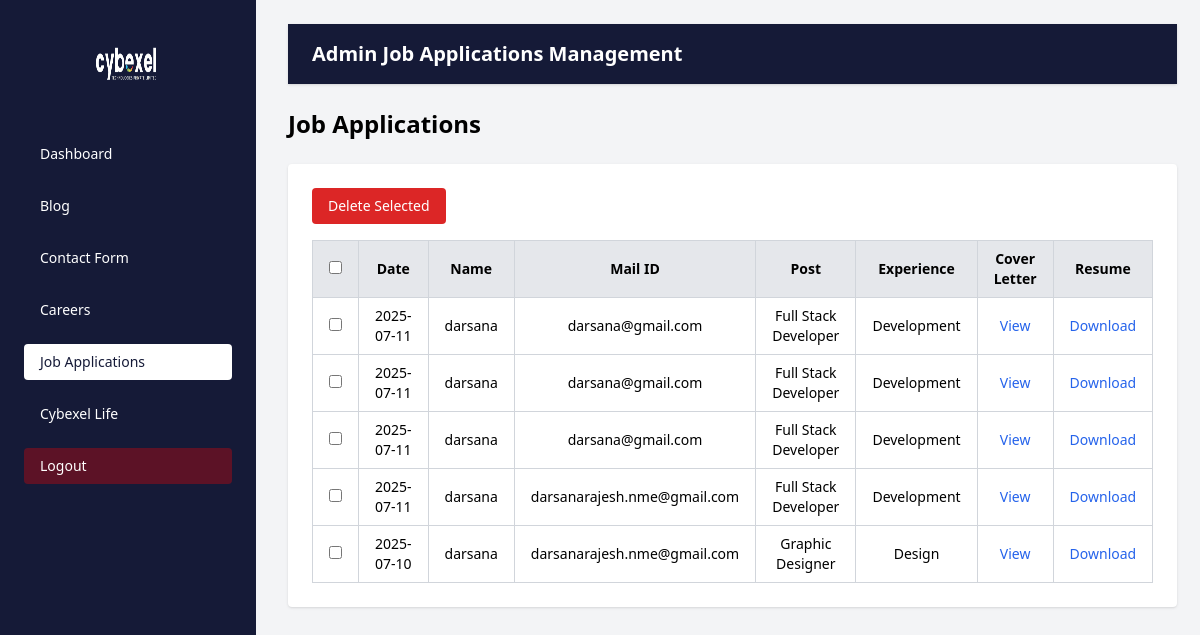
The page /admin_job_applications/ on the database as committed earlier.
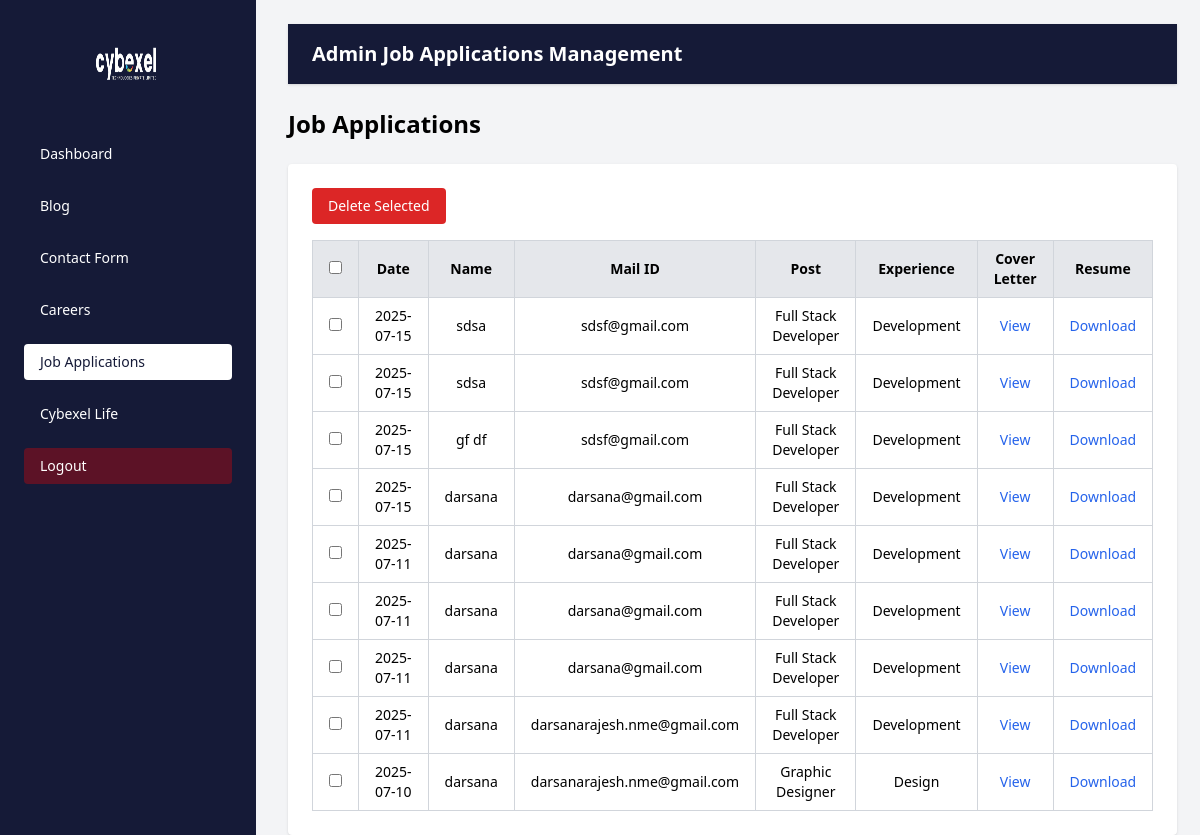
The same page on the database as committed later.
### cybexelapp/models.py (models this page shows, shortened)
class JobApplication(models.Model):
    department = models.ForeignKey(Department, on_delete=models.SET_NULL, null=True)
    position = models.CharField(max_length=255)
    label = models.CharField(max_length=255)
    name = models.CharField(max_length=255)
    email = models.EmailField()
    cover_letter = models.TextField(blank=True)
    resume = models.FileField(upload_to='resumes/', blank=True)
    submitted_at = models.DateTimeField(auto_now_add=True)

class Department(models.Model):
    name = models.CharField(max_length=100, unique=True)

### cybexelapp/views.py (the view)
# urls.py: path('admin_job_applications/', views.admin_job_applications, name='admin_job_applications'),
def admin_job_applications(request):
    applications = JobApplication.objects.all().order_by('-submitted_at')  # or .created_at if you're using that field
    return render(request, 'admin_job_applications.html', {'applications': applications})

### cybexelapp/templates/admin_job_applications.html (shortened to what this page needs)
{% load static %}
<!DOCTYPE html>
<html lang="en">
<head>
    <script src="https://cdn.tailwindcss.com"></script>
</head>
<body class="bg-gray-100">
    <div class="flex h-screen">
           <aside class="w-64 bg-[#151a37] text-white p-6 fixed h-screen"">
      <div class="flex items-center justify-center mb-8">
        <img src="{% static 'images/logo1.png' %}" alt="Logo" class="w-20 h-20 rounded-full">
      </div>
      <nav>
        <ul class="space-y-4 text-sm">
           <li>
            <a href="{% url 'admin_dashboard' %}" class="block py-2 px-4 rounded hover:bg-white hover:text-[#151a37]">
              Dashboard
            </a>
          </li>
          <li>
            <a href="{% url 'admin_blog' %}" class="block py-2 px-4 rounded hover:bg-white hover:text-[#151a37]">
              Blog
            </a>
          </li>
          <li>
            <a href="{% url 'admin_contact' %}" class="block py-2 px-4 rounded hover:bg-white hover:text-[#151a37]">
              Contact Form
            </a>
          </li>
          <li>
            <a href="{% url 'admin_careers' %}" class="block py-2 px-4 rounded hover:bg-white hover:text-[#151a37]">
              Careers
            </a>
          </li>
          <li>
            <a href="{% url 'admin_job_applications' %}" class="block py-2 px-4 rounded bg-white text-[#151a37]">
              Job Applications
            </a>
          </li>
          <li>
            <a href="{% url 'admin_cybexelife' %}" class="block py-2 px-4 rounded hover:bg-white hover:text-[#151a37]">
              Cybexel Life
            </a>
          </li>
          <li>
  <a href="{% url 'logout' %}" class="block py-2 px-4 rounded bg-[red]/30 text-white">
    Logout
  </a>
</li>
        </ul>
      </nav>
    </aside>
          <div class="flex-1 p-6 pl-[18rem]">
            <div class="w-full bg-[#151a37] text-white py-4 px-6 r shadow mb-6">
    <h2 class="text-xl font-semibold">Admin Job Applications Management</h2>
  </div>
  <h1 class="text-2xl font-bold mb-6">Job Applications</h1>
 <form method="POST" action="{% url 'bulk_delete_job_applications' %}">
  <div class="bg-white p-6 rounded shadow overflow-x-auto">
    <div class="mb-4">
      <button type="submit" onclick="return confirm('Are you sure you want to delete selected applications?')"
              class="bg-red-600 hover:bg-red-700 text-white px-4 py-2 rounded text-sm">
        Delete Selected
      </button>
    </div>
    <table class="w-full border-collapse border border-gray-300 text-sm">
      <thead>
        <tr class="bg-gray-200 text-center">
          <th class="border border-gray-300 px-4 py-2">
            <input type="checkbox" id="select-all" />
          </th>
          <th class="border border-gray-300 px-4 py-2">Date</th>
          <th class="border border-gray-300 px-4 py-2">Name</th>
          <th class="border border-gray-300 px-4 py-2">Mail ID</th>
          <th class="border border-gray-300 px-4 py-2">Post</th>
          <th class="border border-gray-300 px-4 py-2">Experience</th>
          <th class="border border-gray-300 px-4 py-2">Cover Letter</th>
          <th class="border border-gray-300 px-4 py-2">Resume</th>
        </tr>
      </thead>
      <tbody>
        {% for application in applications %}
        <tr class="text-center">
          <td class="border border-gray-300 px-4 py-2">
            <input type="checkbox" name="selected_ids" value="{{ application.id }}" />
          </td>
          <td class="border border-gray-300 px-4 py-2">{{ application.submitted_at|date:"Y-m-d" }}</td>
          <td class="border border-gray-300 px-4 py-2">{{ application.name }}</td>
          <td class="border border-gray-300 px-4 py-2">{{ application.email }}</td>
          <td class="border border-gray-300 px-4 py-2">{{ application.position }}</td>
          <td class="border border-gray-300 px-4 py-2">{{ application.department.name }}</td>
          <td class="border border-gray-300 px-4 py-2">
<button
  type="button"
  class="text-blue-600 hover:underline text-sm"
  onclick="showCoverLetterModal(this)"
  data-cover-letter="{{ application.cover_letter|escapejs }}">
  View
</button>
          </td>
          <td class="border border-gray-300 px-4 py-2">
            {% if application.resume %}
              <a href="{{ application.resume.url }}" target="_blank" class="text-blue-600 hover:underline">Download</a>
            {% else %}
              N/A
            {% endif %}
          </td>
        </tr>
        {% empty %}
        <tr>
          <td colspan="9" class="text-center py-4">No applications yet.</td>
        </tr>
        {% endfor %}
      </tbody>
    </table>
  </div>
</form>
</div>
    </div>
</body>
</html>

Rows that differ between the two databases and show on the page:
added JobApplication: submitted_at "2025-07-15", name "sdsa", email "sdsf@gmail.com", position "Full Stack Developer", department.name "Development"
added JobApplication: submitted_at "2025-07-15", name "sdsa", email "sdsf@gmail.com", position "Full Stack Developer", department.name "Development"
added JobApplication: submitted_at "2025-07-15", name "gf df", email "sdsf@gmail.com", position "Full Stack Developer", department.name "Development"
added JobApplication: submitted_at "2025-07-15", name "darsana", email "darsana@gmail.com", position "Full Stack Developer", department.name "Development"
